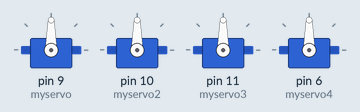
Recording of a sketch running on a simulated Arduino Uno, built with avr-gcc and run on an emulated ATmega328P. On the bench: 4 × servo.

Above: at 0.1 s.
At 4.6 s:
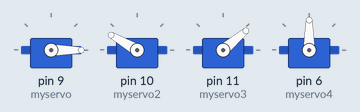
At 7.1 s:
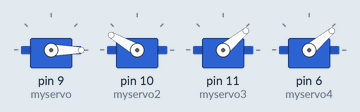
At 13.7 s:
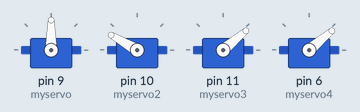
At 16.5 s:
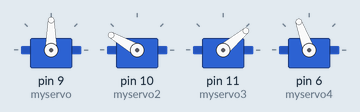
At 20.1 s:
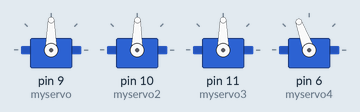
Timing chart, 0 to 21.6 s (numbered marks = the images above):
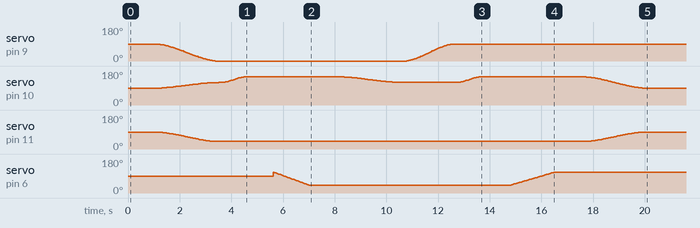

The sketch:

Robot.ino
```cpp
#include <Servo.h>

Servo myservo;
Servo myservo2;
Servo myservo3;
Servo myservo4;


void setup() {
  myservo.attach(9);
  myservo2.attach(10);
  myservo3.attach(11);
  myservo4.attach(6);
  delay(1000);

  for (int i = 0; i <= 50; i++) {
    float u = i / 10.0;
    double q1 = 90 - 10.8*u*u + 1.44* u*u*u;
    double q2 = 90 + 3.6*u*u - 0.48* u*u*u;
    double q3 = 90 - 6 * u * u + 0.8 * u * u * u ;


    myservo.write(q1);
    myservo2.write(q2);
    myservo3.write(q3);
    delay(50);

  }
  for (int i = 0; i <= 20; i++) {
     // Record the start time

    float u = i / 10.0; // Ensure division yields a float


    double q2 = 120 + 22.5*u*u - 7.5* u*u*u;

    myservo2.write(q2);

    delay(50);


  }


   delay(1000);

   for (int i = 110; i >= 40; i-=2) {
     myservo4.write(i);
     delay(40);
  }

   delay(1000);
    for (int i = 0; i <= 50; i++) {

    float u = i / 10.0; // Ensure division yields a float


    double q2 = 150 - 3.6*u*u + 0.48* u*u*u;


    myservo2.write(q2);
    myservo3.write(40);
    delay(50);

  }
  for (int i = 0; i <= 50; i++) {

    float u = i / 10.0; // Ensure division yields a float

    double q1 =  10.8*u*u - 1.44* u*u*u;


    myservo.write(q1);
    myservo3.write(40);

    delay(40);

  }

  for (int i = 0; i <= 20; i++) {
     // Record the start time

    float u = i / 10.0; // Ensure division yields a float


    double q2 = 120 + 22.5*u*u - 7.5* u*u*u;

    myservo2.write(q2);
    myservo3.write(40);
    delay(50);


  }

  delay(1000);

   for (int i = 40; i <= 110; i+=2) {
     myservo4.write(i);
     delay(50);
  }

   delay(1000);

  for (int i = 0; i <= 50; i++) {

    float u = i / 10.0; //


    double q2 = 150 - 7.2*u*u + 0.96* u*u*u;

    double q3 = 40 + 6 * u * u - 0.8* u * u * u ;


    myservo2.write(q2);
    myservo3.write(q3);
    delay(50);


  }
   delay(1000);

  myservo3.write(90);
}

void loop() {
  // put your main code here, to run repeatedly:

}
```
